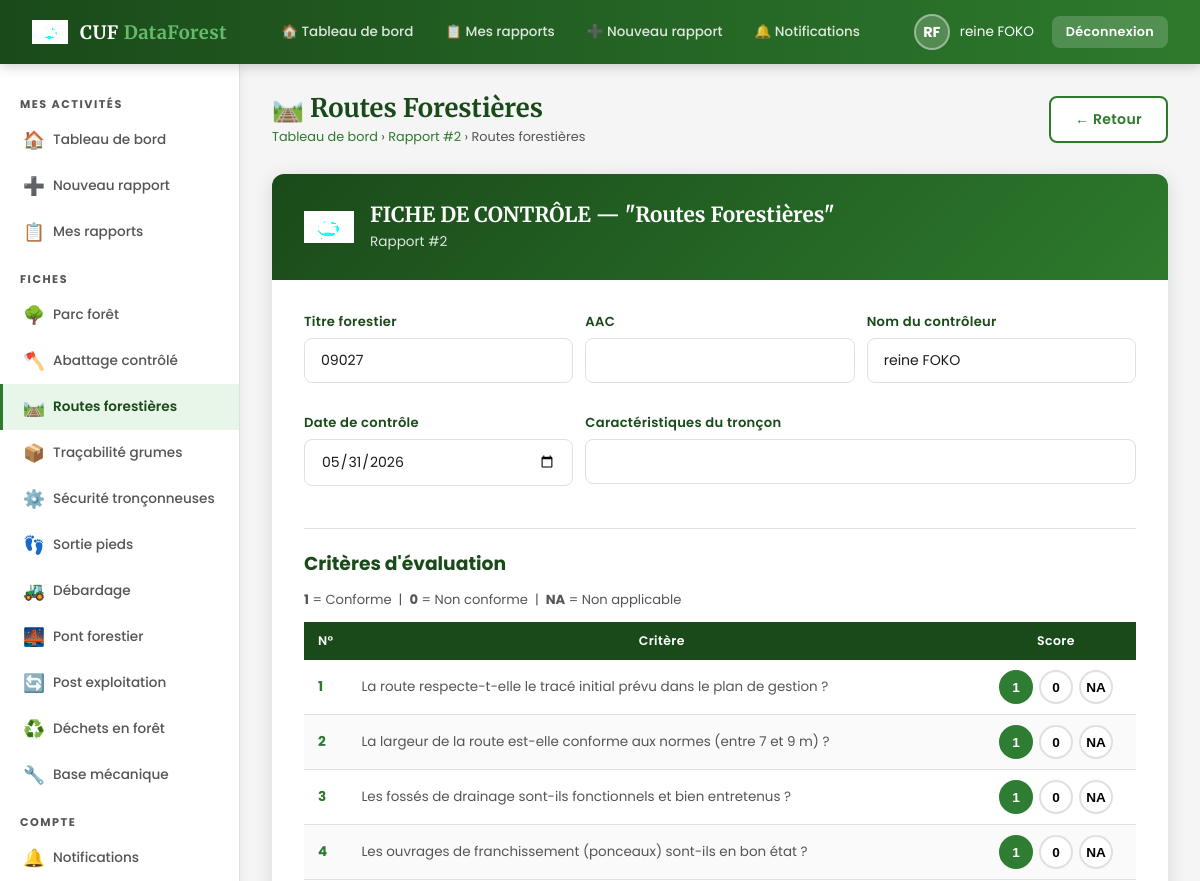
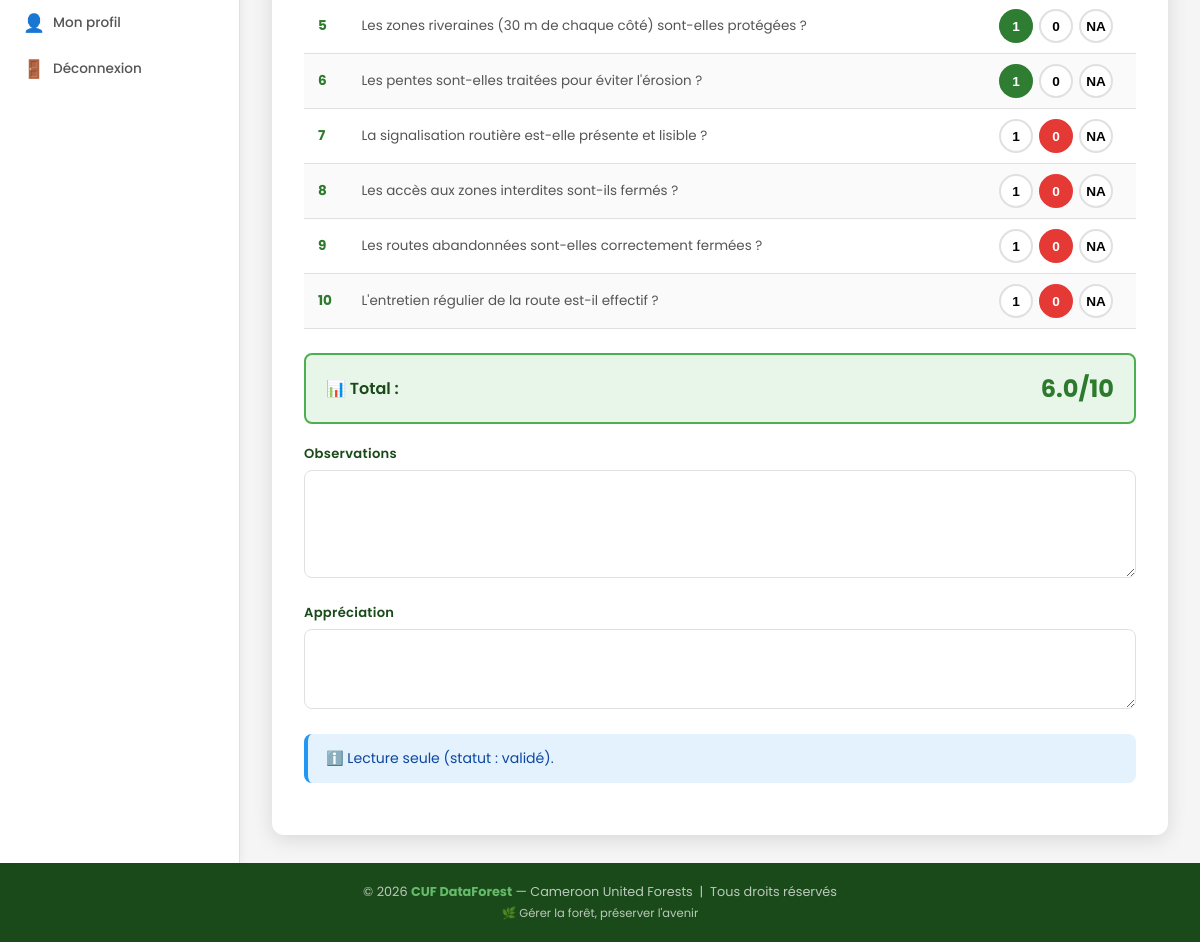
The page /pages/fiche_routes.php?rapport_id=2 (signed in) on the database its author committed (2 pictures, top to bottom).
### tables this page shows
CREATE TABLE `rapports` (
  `id` int(11) NOT NULL,
  `controleur_id` int(11) NOT NULL,
  `titre` varchar(200) DEFAULT NULL,
  `titre_forestier` varchar(100) DEFAULT NULL,
  `aac` varchar(50) DEFAULT NULL,
  `date_rapport` date NOT NULL,
  `statut` enum('brouillon','soumis','validé','rejeté') DEFAULT 'brouillon',
  `avis_global` text DEFAULT NULL,
  `note_globale` decimal(5,2) DEFAULT NULL,
  `date_soumission` datetime DEFAULT NULL,
  `date_validation` datetime DEFAULT NULL,
  `admin_id` int(11) DEFAULT NULL,
  `commentaire_admin` text DEFAULT NULL,
  `pdf_path` varchar(255) DEFAULT NULL,
  `date_creation` datetime DEFAULT current_timestamp()
);

CREATE TABLE `fiche_routes_forestieres` (
  `id` int(11) NOT NULL,
  `rapport_id` int(11) NOT NULL,
  `titre_forestier` varchar(100) DEFAULT NULL,
  `aac` varchar(50) DEFAULT NULL,
  `nom_controleur` varchar(100) DEFAULT NULL,
  `date_controle` date DEFAULT NULL,
  `caracteristiques_troncon` text DEFAULT NULL,
  `c1` varchar(5) DEFAULT NULL,
  `c2` varchar(5) DEFAULT NULL,
  `c3` varchar(5) DEFAULT NULL,
  `c4` varchar(5) DEFAULT NULL,
  `c5` varchar(5) DEFAULT NULL,
  `c6` varchar(5) DEFAULT NULL,
  `c7` varchar(5) DEFAULT NULL,
  `c8` varchar(5) DEFAULT NULL,
  `c9` varchar(5) DEFAULT NULL,
  `c10` varchar(5) DEFAULT NULL,
  `total_points` decimal(5,2) DEFAULT NULL,
  `observations` text DEFAULT NULL,
  `appreciation` text DEFAULT NULL
);

### pages/fiche_routes.php (the view, shortened to what this page needs)
<?php
$db  = getDB();
$rid = (int)($_GET['rapport_id'] ?? 0);
$stmt = $db->prepare("SELECT * FROM rapports WHERE id=?");
$stmt->bind_param('i', $rid); $stmt->execute();
$rapport = $stmt->get_result()->fetch_assoc();
$existing = $db->query("SELECT * FROM fiche_routes_forestieres WHERE rapport_id=$rid")->fetch_assoc();
include '../includes/header.php';
function vr($e,$f,$def=''){return htmlspecialchars($e[$f]??$def);}
function svr($e,$f){return $e[$f]??'';}
?>
<div class="page-header">
    <div><h1 class="page-title">🛤️ Routes Forestières</h1>
    <div class="breadcrumb">
        <a href="../dashboard_controleur.php">Tableau de bord</a> ›
        <a href="rapport_edit.php?id=<?=$rid?>">Rapport #<?=$rid?></a> › Routes forestières
    </div></div>
    <a href="rapport_edit.php?id=<?=$rid?>" class="btn btn-secondary">← Retour</a>
</div>
<form method="POST" class="fiche-form-container fade-in">
<div class="fiche-form-header">
    <img src="../images/logo.png" alt="CUF"/>
    <div><h2>FICHE DE CONTRÔLE — "Routes Forestières"</h2>
    <p>Rapport #<?=$rid?></p></div>
</div>
<div class="fiche-form-body">
    <div class="form-row-3 mb-3">
        <div class="form-group"><label>Titre forestier</label>
            <input type="text" name="titre_forestier" class="form-control"
            value="<?=vr($existing,'titre_forestier',$rapport['titre_forestier']??'')?>"/></div>
        <div class="form-group"><label>AAC</label>
            <input type="text" name="aac" class="form-control"
            value="<?=vr($existing,'aac',$rapport['aac']??'')?>"/></div>
        <div class="form-group"><label>Nom du contrôleur</label>
            <input type="text" name="nom_controleur" class="form-control"
            value="<?=vr($existing,'nom_controleur',$_SESSION['prenom'].' '.$_SESSION['nom'])?>"/></div>
        <div class="form-group"><label>Date de contrôle</label>
            <input type="date" name="date_controle" class="form-control"
            value="<?=vr($existing,'date_controle',date('Y-m-d'))?>"/></div>
        <div class="form-group" style="grid-column:span 2"><label>Caractéristiques du tronçon</label>
            <input type="text" name="caracteristiques_troncon" class="form-control"
            value="<?=vr($existing,'caracteristiques_troncon')?>"/></div>
    </div>
    <hr class="divider"/>
    <h3 style="color:var(--vert-fonce);margin-bottom:12px;">Critères d'évaluation</h3>
    <p style="font-size:0.82rem;color:var(--gris-texte);margin-bottom:12px;">
        <strong>1</strong> = Conforme &nbsp;|&nbsp; <strong>0</strong> = Non conforme &nbsp;|&nbsp; <strong>NA</strong> = Non applicable
    </p>
    <?php $criteres=[
        ['c1', "La route respecte-t-elle le tracé initial prévu dans le plan de gestion ?"],
        ['c2', "La largeur de la route est-elle conforme aux normes (entre 7 et 9 m) ?"],
        ['c3', "Les fossés de drainage sont-ils fonctionnels et bien entretenus ?"],
        ['c4', "Les ouvrages de franchissement (ponceaux) sont-ils en bon état ?"],
        ['c5', "Les zones riveraines (30 m de chaque côté) sont-elles protégées ?"],
        ['c6', "Les pentes sont-elles traitées pour éviter l'érosion ?"],
        ['c7', "La signalisation routière est-elle présente et lisible ?"],
        ['c8', "Les accès aux zones interdites sont-ils fermés ?"],
        ['c9', "Les routes abandonnées sont-elles correctement fermées ?"],
        ['c10',"L'entretien régulier de la route est-il effectif ?"],
    ];?>
    <table class="criteres-table">
        <thead><tr><th style="width:40px;">N°</th><th>Critère</th><th style="width:160px;text-align:center;">Score</th></tr></thead>
        <tbody>
        <?php foreach($criteres as $i=>[$key,$texte]):?>
        <tr data-pts="1">
            <td class="critere-num"><?=$i+1?></td>
            <td style="font-size:0.84rem;"><?=$texte?></td>
            <td>
                <div class="critere-score">
                    <button type="button" class="score-btn <?=svr($existing,$key)==='1'?'selected-1':''?>" data-val="1">1</button>
                    <button type="button" class="score-btn <?=svr($existing,$key)==='0'?'selected-0':''?>" data-val="0">0</button>
                    <button type="button" class="score-btn <?=svr($existing,$key)==='NA'?'selected-na':''?>" data-val="NA">NA</button>
                </div>
            </td>
        </tr>
        <?php endforeach;?>
        </tbody>
    </table>
    <div class="total-bar">
        <span class="total-label">📊 Total :</span>
        <span class="total-value" id="total-display"><?=vr($existing,'total_points','0')?>/10</span>
    </div>
    <div class="form-group mt-2"><label>Observations</label>
        <textarea name="observations" class="form-control" rows="4"><?=vr($existing,'observations')?></textarea></div>
    <div class="form-group"><label>Appréciation</label>
        <textarea name="appreciation" class="form-control" rows="2"><?=vr($existing,'appreciation')?></textarea></div>
    <?php if($rapport['statut']==='brouillon'):?>
    <div style="display:flex;gap:12px;">
        <button type="submit" class="btn btn-primary btn-lg">💾 Enregistrer</button>
        <a href="rapport_edit.php?id=<?=$rid?>" class="btn btn-secondary btn-lg">← Retour</a>
    </div>
    <?php else:?>
    <div class="alert alert-info">ℹ️ Lecture seule (statut : <?=$rapport['statut']?>).</div>
    <?php endif;?>
</div>
</form>
<?php include '../includes/footer.php';?>

### rows shown on the page
rapports: titre_forestier "09027", statut "validé"
fiche_routes_forestieres: nom_controleur "reine FOKO", date_controle "05/31/2026"

### other values the page prints
$initiales "RF"
$rid "2"
$texte "La route respecte-t-elle le tracé initial prévu dans le plan de gestion ?"
$texte "La largeur de la route est-elle conforme aux normes (entre 7 et 9 m) ?"
$texte "Les fossés de drainage sont-ils fonctionnels et bien entretenus ?"
$texte "Les ouvrages de franchissement (ponceaux) sont-ils en bon état ?"
$texte "Les zones riveraines (30 m de chaque côté) sont-elles protégées ?"
$texte "Les pentes sont-elles traitées pour éviter l'érosion ?"
$texte "La signalisation routière est-elle présente et lisible ?"
$texte "Les accès aux zones interdites sont-ils fermés ?"
$texte "Les routes abandonnées sont-elles correctement fermées ?"
$texte "L'entretien régulier de la route est-il effectif ?"
